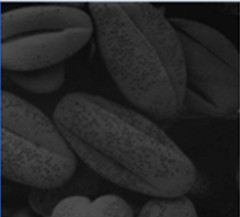
#> input picture Buoi1/anh1.jpg, 240 x 217 px, found by its file name
$ python Bai1.py
#> lines starting #> are read from the running program, lines starting #| are printed output that depends on the picture
import numpy as np
import matplotlib.pyplot as plt
import cv2

img = cv2.imread('XLAandTGMT\\Buoi1\\anh1.jpg')
#> img is the input picture: shape (217, 240, 3); mean B, G, R 39.7, 39.3, 39
img = cv2.cvtColor(img, cv2.COLOR_BGR2GRAY)
#> img: shape (217, 240)

fig, ax = plt.subplots(2, 1, figsize=(5, 5))

def histo(img):
    his = np.zeros(256, dtype=int)
    for i in range(img.shape[0]):
        for j in range(img.shape[1]):
            his[img[i,j]] += 1
    return his

his = histo(img)
#> his = 256 values, max 2810 at index 19, min 0 at index 94, mean 203.4

ax[0].imshow(img, cmap='gray')
ax[1].plot(his)

plt.show()
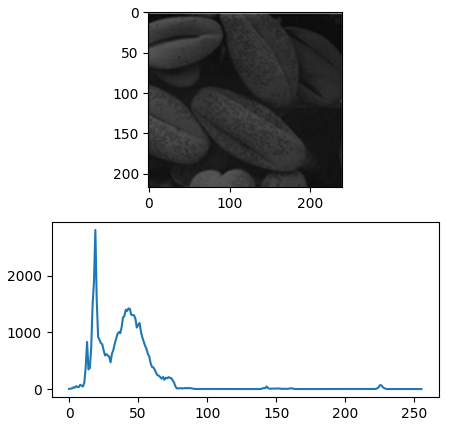
#> figure drawn by matplotlib, 2 panels; panel 2: curve peaks at x = 19, y = 2810

$ run again, with Buoi1/anh2.jpg copied over Buoi1/anh1.jpg
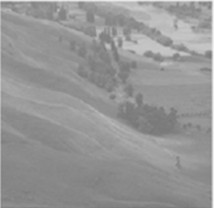
#> input picture Buoi1/anh2.jpg, 214 x 208 px, found by its file name
#> img is the input picture: shape (208, 214, 3); min 118, max 242, mean 149.9
#> img: shape (208, 214)
#> `his = histo(img)`: his = 256 values, max 1472 at index 140, min 0 at index 0, mean 173.9
#> `plt.show()`:
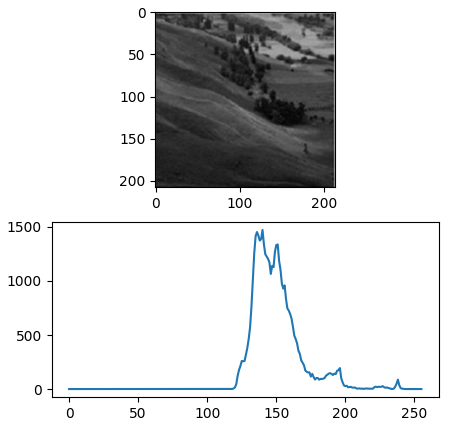
#> figure drawn by matplotlib, 2 panels; panel 2: curve peaks at x = 140, y = 1472

$ run again, with Buoi1/anh3.jpg copied over Buoi1/anh1.jpg
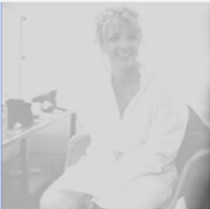
#> input picture Buoi1/anh3.jpg, 210 x 209 px, found by its file name
#> img is the input picture: shape (209, 210, 3); mean B, G, R 205.1, 204.8, 204.7
#> img: shape (209, 210)
#> `his = histo(img)`: his = 256 values, max 18816 at index 216, min 0 at index 0, mean 171.4
#> `plt.show()`:
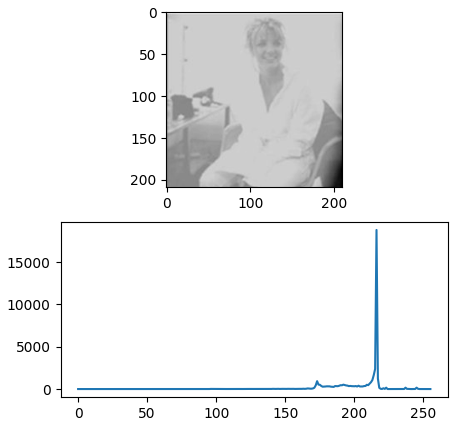
#> figure drawn by matplotlib, 2 panels; panel 2: curve peaks at x = 216, y = 18816
